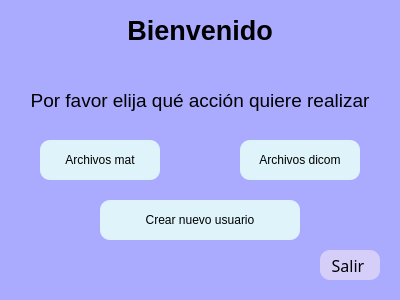
<?xml version="1.0" encoding="UTF-8"?>
<ui version="4.0">
 <class>Dialog</class>
 <widget class="QDialog" name="Dialog">
  <property name="geometry">
   <rect>
    <x>0</x>
    <y>0</y>
    <width>400</width>
    <height>300</height>
   </rect>
  </property>
  <property name="windowTitle">
   <string>Dialog</string>
  </property>
  <property name="styleSheet">
   <string notr="true">QWidget{
	background-color: rgb(170, 170, 255);
}
QPushButton{
	background-color: rgb(222, 243, 250);
	border-radius: 10px;
	border-color: rgb(0,0,0);
	border-width : 2px;
	font: 75 12pt &quot;Ubuntu Sans Bold&quot;;
}</string>
  </property>
  <widget class="QLabel" name="titulo">
   <property name="geometry">
    <rect>
     <x>10</x>
     <y>10</y>
     <width>380</width>
     <height>40</height>
    </rect>
   </property>
   <property name="font">
    <font>
     <pointsize>20</pointsize>
     <weight>75</weight>
     <bold>true</bold>
    </font>
   </property>
   <property name="text">
    <string>Bienvenido</string>
   </property>
   <property name="alignment">
    <set>Qt::AlignCenter</set>
   </property>
  </widget>
  <widget class="QLabel" name="subtitulo">
   <property name="geometry">
    <rect>
     <x>20</x>
     <y>80</y>
     <width>360</width>
     <height>40</height>
    </rect>
   </property>
   <property name="font">
    <font>
     <pointsize>14</pointsize>
     <weight>50</weight>
     <bold>false</bold>
    </font>
   </property>
   <property name="text">
    <string>Por favor elija qué acción quiere realizar</string>
   </property>
   <property name="alignment">
    <set>Qt::AlignCenter</set>
   </property>
   <property name="wordWrap">
    <bool>true</bool>
   </property>
  </widget>
  <widget class="QPushButton" name="boton_mat">
   <property name="geometry">
    <rect>
     <x>40</x>
     <y>140</y>
     <width>120</width>
     <height>40</height>
    </rect>
   </property>
   <property name="text">
    <string>Archivos mat</string>
   </property>
  </widget>
  <widget class="QPushButton" name="boton_dicom">
   <property name="geometry">
    <rect>
     <x>240</x>
     <y>140</y>
     <width>120</width>
     <height>40</height>
    </rect>
   </property>
   <property name="text">
    <string>Archivos dicom</string>
   </property>
  </widget>
  <widget class="QPushButton" name="boton_usuario">
   <property name="geometry">
    <rect>
     <x>100</x>
     <y>200</y>
     <width>200</width>
     <height>40</height>
    </rect>
   </property>
   <property name="text">
    <string>Crear nuevo usuario</string>
   </property>
  </widget>
  <widget class="QPushButton" name="boton_salir">
   <property name="geometry">
    <rect>
     <x>320</x>
     <y>250</y>
     <width>60</width>
     <height>30</height>
    </rect>
   </property>
   <property name="font">
    <font>
     <family>Ubuntu Sans Bold</family>
     <pointsize>12</pointsize>
     <weight>9</weight>
     <italic>false</italic>
     <bold>false</bold>
    </font>
   </property>
   <property name="styleSheet">
    <string notr="true">background-color: rgb(213, 206, 248);</string>
   </property>
   <property name="text">
    <string>Salir </string>
   </property>
  </widget>
 </widget>
 <resources/>
 <connections/>
</ui>
